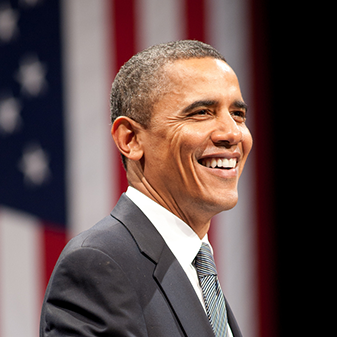
#> input picture Image examples/obama.jpg, 337 x 337 px, found by its file name
$ python Opencv.py
#> lines starting #> are read from the running program, lines starting #| are printed output that depends on the picture; after the words box and inside, x2 and y2 are one past the last pixel; in counts of white or black regions, pixels touching at a corner belong together
#!/usr/bin/env python
# coding: utf-8

# In[ ]:


import cv2
import numpy as np


# In[7]:


img = cv2.imread('image_examples/obama.jpg')
#> img is the input picture: shape (337, 337, 3); mean B, G, R 76.1, 77.4, 96.7
kernel = np.ones((5,5), np.uint8)
img_gray = cv2.cvtColor(img, cv2.COLOR_BGR2GRAY)
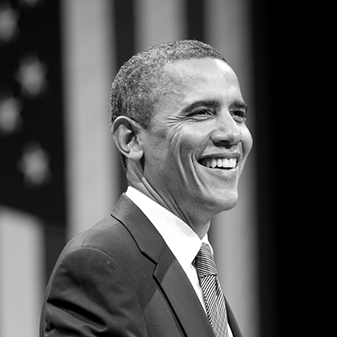
#> img_gray: shape (337, 337); min 0, max 255, mean 83
img_blur = cv2.GaussianBlur(img_gray, (7, 7), 0)
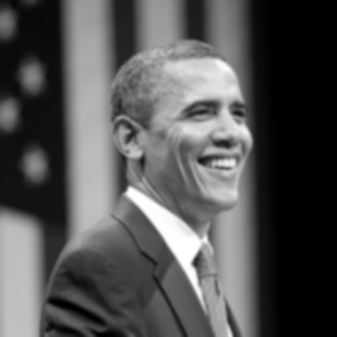
#> img_blur: shape (337, 337); min 0, max 255, mean 83
img_canny = cv2.Canny(img, 150, 200)
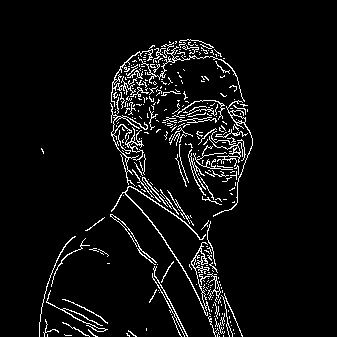
#> img_canny: shape (337, 337); 5.6% white in thin lines or dots, all inside (x1, y1, x2, y2) = (39, 39, 253, 337)
img_dilated = cv2.dilate(img_canny, kernel, iterations = 1)
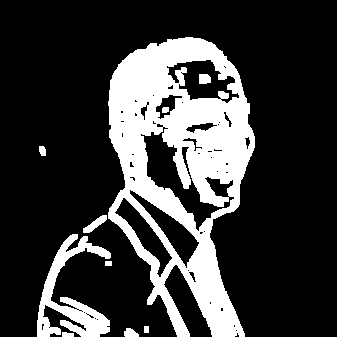
#> img_dilated: shape (337, 337); 22.6% white; 10 white regions, largest, box (x1, y1, x2, y2) and area: (108, 37, 255, 337) 22192, (37, 234, 111, 337) 2806, (83, 215, 107, 233) 181
img_eroded = cv2.erode(img_canny, kernel, iterations = 1)
#> img_eroded: shape (337, 337); every value is 0
cv2.imshow('Test elephant image', img)
cv2.imshow('Gray elephant image', img_gray)
cv2.imshow('Blur elephant image', img_blur)
cv2.imshow('Canny elephant image', img_canny)
cv2.imshow('Dilated elephant image', img_dilated)
cv2.imshow('Eroded elephant image', img_eroded)

cv2.waitKey(0)
cv2.destroyAllWindows()


# In[ ]:


imgResize = cv2.resize(img, (300, 500))
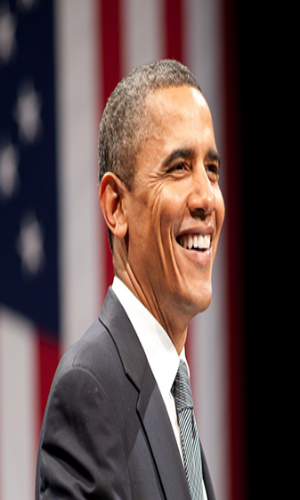
#> imgResize: shape (500, 300, 3); mean B, G, R 76, 77.3, 96.6
print(img.shape)
#| (337, 337, 3)
print(imgResize.shape)
#| (500, 300, 3)
cv2.imshow('Original Image', img)
cv2.imshow('Resized Image', imgResize)


# In[ ]:
